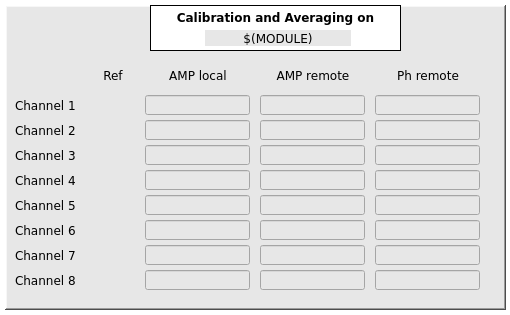
<?xml version="1.0" encoding="UTF-8"?>
<ui version="4.0">
 <class>MainWindow</class>
 <widget class="QMainWindow" name="MainWindow">
  <property name="geometry">
   <rect>
    <x>0</x>
    <y>0</y>
    <width>510</width>
    <height>315</height>
   </rect>
  </property>
  <property name="font">
   <font>
    <family>DejaVu Sans</family>
   </font>
  </property>
  <property name="windowTitle">
   <string>$(MODULE)</string>
  </property>
  <property name="styleSheet">
   <string notr="true">background-color: rgb(255, 255, 255);</string>
  </property>
  <property name="Title" stdset="0">
   <string>$(MODULE) Calibration and Averaging</string>
  </property>
  <widget class="QWidget" name="centralwidget">
   <widget class="caFrame" name="caframe_6">
    <property name="geometry">
     <rect>
      <x>5</x>
      <y>5</y>
      <width>501</width>
      <height>305</height>
     </rect>
    </property>
    <property name="font">
     <font>
      <family>DejaVu Sans</family>
     </font>
    </property>
    <property name="styleSheet">
     <string notr="true">background-color: rgb(231, 231, 231);</string>
    </property>
    <property name="frameShape">
     <enum>QFrame::WinPanel</enum>
    </property>
    <property name="frameShadow">
     <enum>QFrame::Raised</enum>
    </property>
    <property name="lineWidth">
     <number>1</number>
    </property>
    <property name="midLineWidth">
     <number>1</number>
    </property>
    <property name="background">
     <color>
      <red>0</red>
      <green>0</green>
      <blue>0</blue>
     </color>
    </property>
    <property name="backgroundMode">
     <enum>caFrame::Filled</enum>
    </property>
    <widget class="QLabel" name="label_31">
     <property name="geometry">
      <rect>
       <x>145</x>
       <y>0</y>
       <width>251</width>
       <height>46</height>
      </rect>
     </property>
     <property name="font">
      <font>
       <family>DejaVu Sans</family>
       <weight>75</weight>
       <bold>true</bold>
      </font>
     </property>
     <property name="styleSheet">
      <string notr="true">background-color: rgb(255, 255, 255);</string>
     </property>
     <property name="frameShape">
      <enum>QFrame::Box</enum>
     </property>
     <property name="text">
      <string>Calibration and Averaging on</string>
     </property>
     <property name="alignment">
      <set>Qt::AlignHCenter|Qt::AlignTop</set>
     </property>
    </widget>
    <widget class="caLabel" name="calabel_2">
     <property name="geometry">
      <rect>
       <x>200</x>
       <y>25</y>
       <width>146</width>
       <height>16</height>
      </rect>
     </property>
     <property name="font">
      <font>
       <family>DejaVu Sans</family>
       <pointsize>9</pointsize>
      </font>
     </property>
     <property name="text">
      <string>$(MODULE)</string>
     </property>
     <property name="alignment">
      <set>Qt::AlignCenter</set>
     </property>
     <property name="background">
      <color>
       <red>255</red>
       <green>255</green>
       <blue>255</blue>
      </color>
     </property>
    </widget>
    <widget class="caLed" name="caled_8">
     <property name="geometry">
      <rect>
       <x>100</x>
       <y>240</y>
       <width>16</width>
       <height>16</height>
      </rect>
     </property>
     <property name="linearGradient">
      <bool>true</bool>
     </property>
     <property name="scaleContents">
      <bool>true</bool>
     </property>
     <property name="channel" stdset="0">
      <string notr="true">$(MODULE):calibration:ch7:reference</string>
     </property>
     <property name="falseColor">
      <color>
       <red>225</red>
       <green>120</green>
       <blue>0</blue>
      </color>
     </property>
     <property name="trueColor">
      <color>
       <red>0</red>
       <green>255</green>
       <blue>0</blue>
      </color>
     </property>
     <property name="trueValue">
      <string>true</string>
     </property>
     <property name="falseValue">
      <string>false</string>
     </property>
    </widget>
    <widget class="caTextEntry" name="catextentry_15">
     <property name="geometry">
      <rect>
       <x>140</x>
       <y>140</y>
       <width>105</width>
       <height>20</height>
      </rect>
     </property>
     <property name="sizePolicy">
      <sizepolicy hsizetype="Expanding" vsizetype="Expanding">
       <horstretch>0</horstretch>
       <verstretch>0</verstretch>
      </sizepolicy>
     </property>
     <property name="alignment">
      <set>Qt::AlignRight|Qt::AlignTrailing|Qt::AlignVCenter</set>
     </property>
     <property name="channel" stdset="0">
      <string notr="true">$(MODULE):calibration:ch3:amp_local</string>
     </property>
     <property name="foreground">
      <color>
       <red>170</red>
       <green>0</green>
       <blue>0</blue>
      </color>
     </property>
     <property name="background">
      <color>
       <red>255</red>
       <green>255</green>
       <blue>127</blue>
      </color>
     </property>
     <property name="colorMode">
      <enum>caLineEdit::Static</enum>
     </property>
     <property name="precision">
      <number>8</number>
     </property>
     <property name="precisionMode">
      <enum>caLineEdit::User</enum>
     </property>
    </widget>
    <widget class="caLed" name="caled_3">
     <property name="geometry">
      <rect>
       <x>100</x>
       <y>140</y>
       <width>16</width>
       <height>16</height>
      </rect>
     </property>
     <property name="linearGradient">
      <bool>true</bool>
     </property>
     <property name="scaleContents">
      <bool>true</bool>
     </property>
     <property name="channel" stdset="0">
      <string notr="true">$(MODULE):calibration:ch3:reference</string>
     </property>
     <property name="falseColor">
      <color>
       <red>225</red>
       <green>120</green>
       <blue>0</blue>
      </color>
     </property>
     <property name="trueColor">
      <color>
       <red>0</red>
       <green>255</green>
       <blue>0</blue>
      </color>
     </property>
     <property name="trueValue">
      <string>true</string>
     </property>
     <property name="falseValue">
      <string>false</string>
     </property>
    </widget>
    <widget class="caTextEntry" name="catextentry_31">
     <property name="geometry">
      <rect>
       <x>370</x>
       <y>165</y>
       <width>105</width>
       <height>20</height>
      </rect>
     </property>
     <property name="sizePolicy">
      <sizepolicy hsizetype="Expanding" vsizetype="Expanding">
       <horstretch>0</horstretch>
       <verstretch>0</verstretch>
      </sizepolicy>
     </property>
     <property name="alignment">
      <set>Qt::AlignRight|Qt::AlignTrailing|Qt::AlignVCenter</set>
     </property>
     <property name="channel" stdset="0">
      <string notr="true">$(MODULE):calibration:ch4:ph_remote</string>
     </property>
     <property name="foreground">
      <color>
       <red>170</red>
       <green>0</green>
       <blue>0</blue>
      </color>
     </property>
     <property name="background">
      <color>
       <red>255</red>
       <green>255</green>
       <blue>127</blue>
      </color>
     </property>
     <property name="colorMode">
      <enum>caLineEdit::Static</enum>
     </property>
     <property name="precision">
      <number>8</number>
     </property>
     <property name="precisionMode">
      <enum>caLineEdit::User</enum>
     </property>
    </widget>
    <widget class="QLabel" name="label_60">
     <property name="geometry">
      <rect>
       <x>10</x>
       <y>90</y>
       <width>80</width>
       <height>20</height>
      </rect>
     </property>
     <property name="font">
      <font>
       <family>DejaVu Sans</family>
       <pointsize>9</pointsize>
      </font>
     </property>
     <property name="text">
      <string>Channel 1</string>
     </property>
     <property name="alignment">
      <set>Qt::AlignLeading|Qt::AlignLeft|Qt::AlignVCenter</set>
     </property>
    </widget>
    <widget class="QLabel" name="label_63">
     <property name="geometry">
      <rect>
       <x>90</x>
       <y>60</y>
       <width>36</width>
       <height>20</height>
      </rect>
     </property>
     <property name="font">
      <font>
       <family>DejaVu Sans</family>
       <pointsize>9</pointsize>
      </font>
     </property>
     <property name="text">
      <string>Ref</string>
     </property>
     <property name="alignment">
      <set>Qt::AlignCenter</set>
     </property>
    </widget>
    <widget class="QLabel" name="label_66">
     <property name="geometry">
      <rect>
       <x>255</x>
       <y>60</y>
       <width>106</width>
       <height>20</height>
      </rect>
     </property>
     <property name="font">
      <font>
       <family>DejaVu Sans</family>
       <pointsize>9</pointsize>
      </font>
     </property>
     <property name="text">
      <string>AMP remote</string>
     </property>
     <property name="alignment">
      <set>Qt::AlignCenter</set>
     </property>
    </widget>
    <widget class="caTextEntry" name="catextentry_17">
     <property name="geometry">
      <rect>
       <x>140</x>
       <y>190</y>
       <width>105</width>
       <height>20</height>
      </rect>
     </property>
     <property name="sizePolicy">
      <sizepolicy hsizetype="Expanding" vsizetype="Expanding">
       <horstretch>0</horstretch>
       <verstretch>0</verstretch>
      </sizepolicy>
     </property>
     <property name="alignment">
      <set>Qt::AlignRight|Qt::AlignTrailing|Qt::AlignVCenter</set>
     </property>
     <property name="channel" stdset="0">
      <string notr="true">$(MODULE):calibration:ch5:amp_local</string>
     </property>
     <property name="foreground">
      <color>
       <red>170</red>
       <green>0</green>
       <blue>0</blue>
      </color>
     </property>
     <property name="background">
      <color>
       <red>255</red>
       <green>255</green>
       <blue>127</blue>
      </color>
     </property>
     <property name="colorMode">
      <enum>caLineEdit::Static</enum>
     </property>
     <property name="precision">
      <number>8</number>
     </property>
     <property name="precisionMode">
      <enum>caLineEdit::User</enum>
     </property>
    </widget>
    <widget class="caTextEntry" name="catextentry_19">
     <property name="geometry">
      <rect>
       <x>255</x>
       <y>115</y>
       <width>105</width>
       <height>20</height>
      </rect>
     </property>
     <property name="sizePolicy">
      <sizepolicy hsizetype="Expanding" vsizetype="Expanding">
       <horstretch>0</horstretch>
       <verstretch>0</verstretch>
      </sizepolicy>
     </property>
     <property name="alignment">
      <set>Qt::AlignRight|Qt::AlignTrailing|Qt::AlignVCenter</set>
     </property>
     <property name="channel" stdset="0">
      <string notr="true">$(MODULE):calibration:ch2:amp_remote</string>
     </property>
     <property name="foreground">
      <color>
       <red>170</red>
       <green>0</green>
       <blue>0</blue>
      </color>
     </property>
     <property name="background">
      <color>
       <red>255</red>
       <green>255</green>
       <blue>127</blue>
      </color>
     </property>
     <property name="colorMode">
      <enum>caLineEdit::Static</enum>
     </property>
     <property name="precision">
      <number>8</number>
     </property>
     <property name="precisionMode">
      <enum>caLineEdit::User</enum>
     </property>
    </widget>
    <widget class="caTextEntry" name="catextentry_34">
     <property name="geometry">
      <rect>
       <x>370</x>
       <y>140</y>
       <width>105</width>
       <height>20</height>
      </rect>
     </property>
     <property name="sizePolicy">
      <sizepolicy hsizetype="Expanding" vsizetype="Expanding">
       <horstretch>0</horstretch>
       <verstretch>0</verstretch>
      </sizepolicy>
     </property>
     <property name="alignment">
      <set>Qt::AlignRight|Qt::AlignTrailing|Qt::AlignVCenter</set>
     </property>
     <property name="channel" stdset="0">
      <string notr="true">$(MODULE):calibration:ch3:ph_remote</string>
     </property>
     <property name="foreground">
      <color>
       <red>170</red>
       <green>0</green>
       <blue>0</blue>
      </color>
     </property>
     <property name="background">
      <color>
       <red>255</red>
       <green>255</green>
       <blue>127</blue>
      </color>
     </property>
     <property name="colorMode">
      <enum>caLineEdit::Static</enum>
     </property>
     <property name="precision">
      <number>8</number>
     </property>
     <property name="precisionMode">
      <enum>caLineEdit::User</enum>
     </property>
    </widget>
    <widget class="caTextEntry" name="catextentry_13">
     <property name="geometry">
      <rect>
       <x>140</x>
       <y>90</y>
       <width>105</width>
       <height>20</height>
      </rect>
     </property>
     <property name="sizePolicy">
      <sizepolicy hsizetype="Expanding" vsizetype="Expanding">
       <horstretch>0</horstretch>
       <verstretch>0</verstretch>
      </sizepolicy>
     </property>
     <property name="alignment">
      <set>Qt::AlignRight|Qt::AlignTrailing|Qt::AlignVCenter</set>
     </property>
     <property name="channel" stdset="0">
      <string notr="true">$(MODULE):calibration:ch1:amp_local</string>
     </property>
     <property name="foreground">
      <color>
       <red>170</red>
       <green>0</green>
       <blue>0</blue>
      </color>
     </property>
     <property name="background">
      <color>
       <red>255</red>
       <green>255</green>
       <blue>127</blue>
      </color>
     </property>
     <property name="colorMode">
      <enum>caLineEdit::Static</enum>
     </property>
     <property name="precision">
      <number>8</number>
     </property>
     <property name="precisionMode">
      <enum>caLineEdit::User</enum>
     </property>
    </widget>
    <widget class="caTextEntry" name="catextentry_22">
     <property name="geometry">
      <rect>
       <x>255</x>
       <y>190</y>
       <width>105</width>
       <height>20</height>
      </rect>
     </property>
     <property name="sizePolicy">
      <sizepolicy hsizetype="Expanding" vsizetype="Expanding">
       <horstretch>0</horstretch>
       <verstretch>0</verstretch>
      </sizepolicy>
     </property>
     <property name="alignment">
      <set>Qt::AlignRight|Qt::AlignTrailing|Qt::AlignVCenter</set>
     </property>
     <property name="channel" stdset="0">
      <string notr="true">$(MODULE):calibration:ch5:amp_remote</string>
     </property>
     <property name="foreground">
      <color>
       <red>170</red>
       <green>0</green>
       <blue>0</blue>
      </color>
     </property>
     <property name="background">
      <color>
       <red>255</red>
       <green>255</green>
       <blue>127</blue>
      </color>
     </property>
     <property name="colorMode">
      <enum>caLineEdit::Static</enum>
     </property>
     <property name="precision">
      <number>8</number>
     </property>
     <property name="precisionMode">
      <enum>caLineEdit::User</enum>
     </property>
    </widget>
    <widget class="caTextEntry" name="catextentry_24">
     <property name="geometry">
      <rect>
       <x>255</x>
       <y>215</y>
       <width>105</width>
       <height>20</height>
      </rect>
     </property>
     <property name="sizePolicy">
      <sizepolicy hsizetype="Expanding" vsizetype="Expanding">
       <horstretch>0</horstretch>
       <verstretch>0</verstretch>
      </sizepolicy>
     </property>
     <property name="alignment">
      <set>Qt::AlignRight|Qt::AlignTrailing|Qt::AlignVCenter</set>
     </property>
     <property name="channel" stdset="0">
      <string notr="true">$(MODULE):calibration:ch6:amp_remote</string>
     </property>
     <property name="foreground">
      <color>
       <red>170</red>
       <green>0</green>
       <blue>0</blue>
      </color>
     </property>
     <property name="background">
      <color>
       <red>255</red>
       <green>255</green>
       <blue>127</blue>
      </color>
     </property>
     <property name="colorMode">
      <enum>caLineEdit::Static</enum>
     </property>
     <property name="precision">
      <number>8</number>
     </property>
     <property name="precisionMode">
      <enum>caLineEdit::User</enum>
     </property>
    </widget>
    <widget class="caLed" name="caled_5">
     <property name="geometry">
      <rect>
       <x>100</x>
       <y>265</y>
       <width>16</width>
       <height>16</height>
      </rect>
     </property>
     <property name="linearGradient">
      <bool>true</bool>
     </property>
     <property name="scaleContents">
      <bool>true</bool>
     </property>
     <property name="channel" stdset="0">
      <string notr="true">$(MODULE):calibration:ch8:reference</string>
     </property>
     <property name="falseColor">
      <color>
       <red>225</red>
       <green>120</green>
       <blue>0</blue>
      </color>
     </property>
     <property name="trueColor">
      <color>
       <red>0</red>
       <green>255</green>
       <blue>0</blue>
      </color>
     </property>
     <property name="trueValue">
      <string>true</string>
     </property>
     <property name="falseValue">
      <string>false</string>
     </property>
    </widget>
    <widget class="caLed" name="caled_2">
     <property name="geometry">
      <rect>
       <x>100</x>
       <y>115</y>
       <width>16</width>
       <height>16</height>
      </rect>
     </property>
     <property name="linearGradient">
      <bool>true</bool>
     </property>
     <property name="scaleContents">
      <bool>true</bool>
     </property>
     <property name="channel" stdset="0">
      <string notr="true">$(MODULE):calibration:ch2:reference</string>
     </property>
     <property name="falseColor">
      <color>
       <red>225</red>
       <green>120</green>
       <blue>0</blue>
      </color>
     </property>
     <property name="trueColor">
      <color>
       <red>0</red>
       <green>255</green>
       <blue>0</blue>
      </color>
     </property>
     <property name="trueValue">
      <string>true</string>
     </property>
     <property name="falseValue">
      <string>false</string>
     </property>
    </widget>
    <widget class="QLabel" name="label_67">
     <property name="geometry">
      <rect>
       <x>370</x>
       <y>60</y>
       <width>106</width>
       <height>20</height>
      </rect>
     </property>
     <property name="font">
      <font>
       <family>DejaVu Sans</family>
       <pointsize>9</pointsize>
      </font>
     </property>
     <property name="text">
      <string>Ph remote</string>
     </property>
     <property name="alignment">
      <set>Qt::AlignCenter</set>
     </property>
    </widget>
    <widget class="caTextEntry" name="catextentry_23">
     <property name="geometry">
      <rect>
       <x>140</x>
       <y>215</y>
       <width>105</width>
       <height>20</height>
      </rect>
     </property>
     <property name="sizePolicy">
      <sizepolicy hsizetype="Expanding" vsizetype="Expanding">
       <horstretch>0</horstretch>
       <verstretch>0</verstretch>
      </sizepolicy>
     </property>
     <property name="alignment">
      <set>Qt::AlignRight|Qt::AlignTrailing|Qt::AlignVCenter</set>
     </property>
     <property name="channel" stdset="0">
      <string notr="true">$(MODULE):calibration:ch6:amp_local</string>
     </property>
     <property name="foreground">
      <color>
       <red>170</red>
       <green>0</green>
       <blue>0</blue>
      </color>
     </property>
     <property name="background">
      <color>
       <red>255</red>
       <green>255</green>
       <blue>127</blue>
      </color>
     </property>
     <property name="colorMode">
      <enum>caLineEdit::Static</enum>
     </property>
     <property name="precision">
      <number>8</number>
     </property>
     <property name="precisionMode">
      <enum>caLineEdit::User</enum>
     </property>
    </widget>
    <widget class="caTextEntry" name="catextentry_21">
     <property name="geometry">
      <rect>
       <x>255</x>
       <y>165</y>
       <width>105</width>
       <height>20</height>
      </rect>
     </property>
     <property name="sizePolicy">
      <sizepolicy hsizetype="Expanding" vsizetype="Expanding">
       <horstretch>0</horstretch>
       <verstretch>0</verstretch>
      </sizepolicy>
     </property>
     <property name="alignment">
      <set>Qt::AlignRight|Qt::AlignTrailing|Qt::AlignVCenter</set>
     </property>
     <property name="channel" stdset="0">
      <string notr="true">$(MODULE):calibration:ch4:amp_remote</string>
     </property>
     <property name="foreground">
      <color>
       <red>170</red>
       <green>0</green>
       <blue>0</blue>
      </color>
     </property>
     <property name="background">
      <color>
       <red>255</red>
       <green>255</green>
       <blue>127</blue>
      </color>
     </property>
     <property name="colorMode">
      <enum>caLineEdit::Static</enum>
     </property>
     <property name="precision">
      <number>8</number>
     </property>
     <property name="precisionMode">
      <enum>caLineEdit::User</enum>
     </property>
    </widget>
    <widget class="caTextEntry" name="catextentry_28">
     <property name="geometry">
      <rect>
       <x>255</x>
       <y>265</y>
       <width>105</width>
       <height>20</height>
      </rect>
     </property>
     <property name="sizePolicy">
      <sizepolicy hsizetype="Expanding" vsizetype="Expanding">
       <horstretch>0</horstretch>
       <verstretch>0</verstretch>
      </sizepolicy>
     </property>
     <property name="alignment">
      <set>Qt::AlignRight|Qt::AlignTrailing|Qt::AlignVCenter</set>
     </property>
     <property name="channel" stdset="0">
      <string notr="true">$(MODULE):calibration:ch8:amp_remote</string>
     </property>
     <property name="foreground">
      <color>
       <red>170</red>
       <green>0</green>
       <blue>0</blue>
      </color>
     </property>
     <property name="background">
      <color>
       <red>255</red>
       <green>255</green>
       <blue>127</blue>
      </color>
     </property>
     <property name="colorMode">
      <enum>caLineEdit::Static</enum>
     </property>
     <property name="precision">
      <number>8</number>
     </property>
     <property name="precisionMode">
      <enum>caLineEdit::User</enum>
     </property>
    </widget>
    <widget class="caTextEntry" name="catextentry_29">
     <property name="geometry">
      <rect>
       <x>370</x>
       <y>90</y>
       <width>105</width>
       <height>20</height>
      </rect>
     </property>
     <property name="sizePolicy">
      <sizepolicy hsizetype="Expanding" vsizetype="Expanding">
       <horstretch>0</horstretch>
       <verstretch>0</verstretch>
      </sizepolicy>
     </property>
     <property name="alignment">
      <set>Qt::AlignRight|Qt::AlignTrailing|Qt::AlignVCenter</set>
     </property>
     <property name="channel" stdset="0">
      <string notr="true">$(MODULE):calibration:ch1:ph_remote</string>
     </property>
     <property name="foreground">
      <color>
       <red>170</red>
       <green>0</green>
       <blue>0</blue>
      </color>
     </property>
     <property name="background">
      <color>
       <red>255</red>
       <green>255</green>
       <blue>127</blue>
      </color>
     </property>
     <property name="colorMode">
      <enum>caLineEdit::Static</enum>
     </property>
     <property name="precision">
      <number>8</number>
     </property>
     <property name="precisionMode">
      <enum>caLineEdit::User</enum>
     </property>
    </widget>
    <widget class="caTextEntry" name="catextentry_33">
     <property name="geometry">
      <rect>
       <x>370</x>
       <y>215</y>
       <width>105</width>
       <height>20</height>
      </rect>
     </property>
     <property name="sizePolicy">
      <sizepolicy hsizetype="Expanding" vsizetype="Expanding">
       <horstretch>0</horstretch>
       <verstretch>0</verstretch>
      </sizepolicy>
     </property>
     <property name="alignment">
      <set>Qt::AlignRight|Qt::AlignTrailing|Qt::AlignVCenter</set>
     </property>
     <property name="channel" stdset="0">
      <string notr="true">$(MODULE):calibration:ch6:ph_remote</string>
     </property>
     <property name="foreground">
      <color>
       <red>170</red>
       <green>0</green>
       <blue>0</blue>
      </color>
     </property>
     <property name="background">
      <color>
       <red>255</red>
       <green>255</green>
       <blue>127</blue>
      </color>
     </property>
     <property name="colorMode">
      <enum>caLineEdit::Static</enum>
     </property>
     <property name="precision">
      <number>8</number>
     </property>
     <property name="precisionMode">
      <enum>caLineEdit::User</enum>
     </property>
    </widget>
    <widget class="QLabel" name="label_64">
     <property name="geometry">
      <rect>
       <x>10</x>
       <y>215</y>
       <width>80</width>
       <height>20</height>
      </rect>
     </property>
     <property name="font">
      <font>
       <family>DejaVu Sans</family>
       <pointsize>9</pointsize>
      </font>
     </property>
     <property name="text">
      <string>Channel 6</string>
     </property>
     <property name="alignment">
      <set>Qt::AlignLeading|Qt::AlignLeft|Qt::AlignVCenter</set>
     </property>
    </widget>
    <widget class="QLabel" name="label_58">
     <property name="geometry">
      <rect>
       <x>10</x>
       <y>165</y>
       <width>80</width>
       <height>20</height>
      </rect>
     </property>
     <property name="font">
      <font>
       <family>DejaVu Sans</family>
       <pointsize>9</pointsize>
      </font>
     </property>
     <property name="text">
      <string>Channel 4</string>
     </property>
     <property name="alignment">
      <set>Qt::AlignLeading|Qt::AlignLeft|Qt::AlignVCenter</set>
     </property>
    </widget>
    <widget class="caTextEntry" name="catextentry_16">
     <property name="geometry">
      <rect>
       <x>140</x>
       <y>165</y>
       <width>105</width>
       <height>20</height>
      </rect>
     </property>
     <property name="sizePolicy">
      <sizepolicy hsizetype="Expanding" vsizetype="Expanding">
       <horstretch>0</horstretch>
       <verstretch>0</verstretch>
      </sizepolicy>
     </property>
     <property name="alignment">
      <set>Qt::AlignRight|Qt::AlignTrailing|Qt::AlignVCenter</set>
     </property>
     <property name="channel" stdset="0">
      <string notr="true">$(MODULE):calibration:ch4:amp_local</string>
     </property>
     <property name="foreground">
      <color>
       <red>170</red>
       <green>0</green>
       <blue>0</blue>
      </color>
     </property>
     <property name="background">
      <color>
       <red>255</red>
       <green>255</green>
       <blue>127</blue>
      </color>
     </property>
     <property name="colorMode">
      <enum>caLineEdit::Static</enum>
     </property>
     <property name="precision">
      <number>8</number>
     </property>
     <property name="precisionMode">
      <enum>caLineEdit::User</enum>
     </property>
    </widget>
    <widget class="caTextEntry" name="catextentry_32">
     <property name="geometry">
      <rect>
       <x>370</x>
       <y>240</y>
       <width>105</width>
       <height>20</height>
      </rect>
     </property>
     <property name="sizePolicy">
      <sizepolicy hsizetype="Expanding" vsizetype="Expanding">
       <horstretch>0</horstretch>
       <verstretch>0</verstretch>
      </sizepolicy>
     </property>
     <property name="alignment">
      <set>Qt::AlignRight|Qt::AlignTrailing|Qt::AlignVCenter</set>
     </property>
     <property name="channel" stdset="0">
      <string notr="true">$(MODULE):calibration:ch7:ph_remote</string>
     </property>
     <property name="foreground">
      <color>
       <red>170</red>
       <green>0</green>
       <blue>0</blue>
      </color>
     </property>
     <property name="background">
      <color>
       <red>255</red>
       <green>255</green>
       <blue>127</blue>
      </color>
     </property>
     <property name="colorMode">
      <enum>caLineEdit::Static</enum>
     </property>
     <property name="precision">
      <number>8</number>
     </property>
     <property name="precisionMode">
      <enum>caLineEdit::User</enum>
     </property>
    </widget>
    <widget class="caTextEntry" name="catextentry_18">
     <property name="geometry">
      <rect>
       <x>255</x>
       <y>90</y>
       <width>105</width>
       <height>20</height>
      </rect>
     </property>
     <property name="sizePolicy">
      <sizepolicy hsizetype="Expanding" vsizetype="Expanding">
       <horstretch>0</horstretch>
       <verstretch>0</verstretch>
      </sizepolicy>
     </property>
     <property name="alignment">
      <set>Qt::AlignRight|Qt::AlignTrailing|Qt::AlignVCenter</set>
     </property>
     <property name="channel" stdset="0">
      <string notr="true">$(MODULE):calibration:ch1:amp_remote</string>
     </property>
     <property name="foreground">
      <color>
       <red>170</red>
       <green>0</green>
       <blue>0</blue>
      </color>
     </property>
     <property name="background">
      <color>
       <red>255</red>
       <green>255</green>
       <blue>127</blue>
      </color>
     </property>
     <property name="colorMode">
      <enum>caLineEdit::Static</enum>
     </property>
     <property name="precision">
      <number>8</number>
     </property>
     <property name="precisionMode">
      <enum>caLineEdit::User</enum>
     </property>
    </widget>
    <widget class="caLed" name="caled_6">
     <property name="geometry">
      <rect>
       <x>100</x>
       <y>190</y>
       <width>16</width>
       <height>16</height>
      </rect>
     </property>
     <property name="linearGradient">
      <bool>true</bool>
     </property>
     <property name="scaleContents">
      <bool>true</bool>
     </property>
     <property name="channel" stdset="0">
      <string notr="true">$(MODULE):calibration:ch5:reference</string>
     </property>
     <property name="falseColor">
      <color>
       <red>225</red>
       <green>120</green>
       <blue>0</blue>
      </color>
     </property>
     <property name="trueColor">
      <color>
       <red>0</red>
       <green>255</green>
       <blue>0</blue>
      </color>
     </property>
     <property name="trueValue">
      <string>true</string>
     </property>
     <property name="falseValue">
      <string>false</string>
     </property>
    </widget>
    <widget class="QLabel" name="label_57">
     <property name="geometry">
      <rect>
       <x>10</x>
       <y>140</y>
       <width>80</width>
       <height>20</height>
      </rect>
     </property>
     <property name="font">
      <font>
       <family>DejaVu Sans</family>
       <pointsize>9</pointsize>
      </font>
     </property>
     <property name="text">
      <string>Channel 3</string>
     </property>
     <property name="alignment">
      <set>Qt::AlignLeading|Qt::AlignLeft|Qt::AlignVCenter</set>
     </property>
    </widget>
    <widget class="QLabel" name="label_56">
     <property name="geometry">
      <rect>
       <x>10</x>
       <y>240</y>
       <width>80</width>
       <height>20</height>
      </rect>
     </property>
     <property name="font">
      <font>
       <family>DejaVu Sans</family>
       <pointsize>9</pointsize>
      </font>
     </property>
     <property name="text">
      <string>Channel 7</string>
     </property>
     <property name="alignment">
      <set>Qt::AlignLeading|Qt::AlignLeft|Qt::AlignVCenter</set>
     </property>
    </widget>
    <widget class="caTextEntry" name="catextentry_20">
     <property name="geometry">
      <rect>
       <x>255</x>
       <y>140</y>
       <width>105</width>
       <height>20</height>
      </rect>
     </property>
     <property name="sizePolicy">
      <sizepolicy hsizetype="Expanding" vsizetype="Expanding">
       <horstretch>0</horstretch>
       <verstretch>0</verstretch>
      </sizepolicy>
     </property>
     <property name="alignment">
      <set>Qt::AlignRight|Qt::AlignTrailing|Qt::AlignVCenter</set>
     </property>
     <property name="channel" stdset="0">
      <string notr="true">$(MODULE):calibration:ch3:amp_remote</string>
     </property>
     <property name="foreground">
      <color>
       <red>170</red>
       <green>0</green>
       <blue>0</blue>
      </color>
     </property>
     <property name="background">
      <color>
       <red>255</red>
       <green>255</green>
       <blue>127</blue>
      </color>
     </property>
     <property name="colorMode">
      <enum>caLineEdit::Static</enum>
     </property>
     <property name="precision">
      <number>8</number>
     </property>
     <property name="precisionMode">
      <enum>caLineEdit::User</enum>
     </property>
    </widget>
    <widget class="caTextEntry" name="catextentry_14">
     <property name="geometry">
      <rect>
       <x>140</x>
       <y>115</y>
       <width>105</width>
       <height>20</height>
      </rect>
     </property>
     <property name="sizePolicy">
      <sizepolicy hsizetype="Expanding" vsizetype="Expanding">
       <horstretch>0</horstretch>
       <verstretch>0</verstretch>
      </sizepolicy>
     </property>
     <property name="alignment">
      <set>Qt::AlignRight|Qt::AlignTrailing|Qt::AlignVCenter</set>
     </property>
     <property name="channel" stdset="0">
      <string notr="true">$(MODULE):calibration:ch2:amp_local</string>
     </property>
     <property name="foreground">
      <color>
       <red>170</red>
       <green>0</green>
       <blue>0</blue>
      </color>
     </property>
     <property name="background">
      <color>
       <red>255</red>
       <green>255</green>
       <blue>127</blue>
      </color>
     </property>
     <property name="colorMode">
      <enum>caLineEdit::Static</enum>
     </property>
     <property name="precision">
      <number>8</number>
     </property>
     <property name="precisionMode">
      <enum>caLineEdit::User</enum>
     </property>
    </widget>
    <widget class="caTextEntry" name="catextentry_30">
     <property name="geometry">
      <rect>
       <x>370</x>
       <y>115</y>
       <width>105</width>
       <height>20</height>
      </rect>
     </property>
     <property name="sizePolicy">
      <sizepolicy hsizetype="Expanding" vsizetype="Expanding">
       <horstretch>0</horstretch>
       <verstretch>0</verstretch>
      </sizepolicy>
     </property>
     <property name="alignment">
      <set>Qt::AlignRight|Qt::AlignTrailing|Qt::AlignVCenter</set>
     </property>
     <property name="channel" stdset="0">
      <string notr="true">$(MODULE):calibration:ch2:ph_remote</string>
     </property>
     <property name="foreground">
      <color>
       <red>170</red>
       <green>0</green>
       <blue>0</blue>
      </color>
     </property>
     <property name="background">
      <color>
       <red>255</red>
       <green>255</green>
       <blue>127</blue>
      </color>
     </property>
     <property name="colorMode">
      <enum>caLineEdit::Static</enum>
     </property>
     <property name="precision">
      <number>8</number>
     </property>
     <property name="precisionMode">
      <enum>caLineEdit::User</enum>
     </property>
    </widget>
    <widget class="QLabel" name="label_61">
     <property name="geometry">
      <rect>
       <x>10</x>
       <y>190</y>
       <width>80</width>
       <height>20</height>
      </rect>
     </property>
     <property name="font">
      <font>
       <family>DejaVu Sans</family>
       <pointsize>9</pointsize>
      </font>
     </property>
     <property name="text">
      <string>Channel 5</string>
     </property>
     <property name="alignment">
      <set>Qt::AlignLeading|Qt::AlignLeft|Qt::AlignVCenter</set>
     </property>
    </widget>
    <widget class="caTextEntry" name="catextentry_27">
     <property name="geometry">
      <rect>
       <x>140</x>
       <y>265</y>
       <width>105</width>
       <height>20</height>
      </rect>
     </property>
     <property name="sizePolicy">
      <sizepolicy hsizetype="Expanding" vsizetype="Expanding">
       <horstretch>0</horstretch>
       <verstretch>0</verstretch>
      </sizepolicy>
     </property>
     <property name="alignment">
      <set>Qt::AlignRight|Qt::AlignTrailing|Qt::AlignVCenter</set>
     </property>
     <property name="channel" stdset="0">
      <string notr="true">$(MODULE):calibration:ch8:amp_local</string>
     </property>
     <property name="foreground">
      <color>
       <red>170</red>
       <green>0</green>
       <blue>0</blue>
      </color>
     </property>
     <property name="background">
      <color>
       <red>255</red>
       <green>255</green>
       <blue>127</blue>
      </color>
     </property>
     <property name="colorMode">
      <enum>caLineEdit::Static</enum>
     </property>
     <property name="precision">
      <number>8</number>
     </property>
     <property name="precisionMode">
      <enum>caLineEdit::User</enum>
     </property>
    </widget>
    <widget class="caLed" name="caled_7">
     <property name="geometry">
      <rect>
       <x>100</x>
       <y>215</y>
       <width>16</width>
       <height>16</height>
      </rect>
     </property>
     <property name="linearGradient">
      <bool>true</bool>
     </property>
     <property name="scaleContents">
      <bool>true</bool>
     </property>
     <property name="channel" stdset="0">
      <string notr="true">$(MODULE):calibration:ch6:reference</string>
     </property>
     <property name="falseColor">
      <color>
       <red>225</red>
       <green>120</green>
       <blue>0</blue>
      </color>
     </property>
     <property name="trueColor">
      <color>
       <red>0</red>
       <green>255</green>
       <blue>0</blue>
      </color>
     </property>
     <property name="trueValue">
      <string>true</string>
     </property>
     <property name="falseValue">
      <string>false</string>
     </property>
    </widget>
    <widget class="QLabel" name="label_65">
     <property name="geometry">
      <rect>
       <x>145</x>
       <y>60</y>
       <width>96</width>
       <height>20</height>
      </rect>
     </property>
     <property name="font">
      <font>
       <family>DejaVu Sans</family>
       <pointsize>9</pointsize>
      </font>
     </property>
     <property name="text">
      <string>AMP local</string>
     </property>
     <property name="alignment">
      <set>Qt::AlignCenter</set>
     </property>
    </widget>
    <widget class="QLabel" name="label_62">
     <property name="geometry">
      <rect>
       <x>10</x>
       <y>265</y>
       <width>80</width>
       <height>20</height>
      </rect>
     </property>
     <property name="font">
      <font>
       <family>DejaVu Sans</family>
       <pointsize>9</pointsize>
      </font>
     </property>
     <property name="text">
      <string>Channel 8</string>
     </property>
     <property name="alignment">
      <set>Qt::AlignLeading|Qt::AlignLeft|Qt::AlignVCenter</set>
     </property>
    </widget>
    <widget class="QLabel" name="label_54">
     <property name="geometry">
      <rect>
       <x>10</x>
       <y>115</y>
       <width>80</width>
       <height>20</height>
      </rect>
     </property>
     <property name="font">
      <font>
       <family>DejaVu Sans</family>
       <pointsize>9</pointsize>
      </font>
     </property>
     <property name="text">
      <string>Channel 2</string>
     </property>
     <property name="alignment">
      <set>Qt::AlignLeading|Qt::AlignLeft|Qt::AlignVCenter</set>
     </property>
    </widget>
    <widget class="caTextEntry" name="catextentry_25">
     <property name="geometry">
      <rect>
       <x>140</x>
       <y>240</y>
       <width>105</width>
       <height>20</height>
      </rect>
     </property>
     <property name="sizePolicy">
      <sizepolicy hsizetype="Expanding" vsizetype="Expanding">
       <horstretch>0</horstretch>
       <verstretch>0</verstretch>
      </sizepolicy>
     </property>
     <property name="alignment">
      <set>Qt::AlignRight|Qt::AlignTrailing|Qt::AlignVCenter</set>
     </property>
     <property name="channel" stdset="0">
      <string notr="true">$(MODULE):calibration:ch7:amp_local</string>
     </property>
     <property name="foreground">
      <color>
       <red>170</red>
       <green>0</green>
       <blue>0</blue>
      </color>
     </property>
     <property name="background">
      <color>
       <red>255</red>
       <green>255</green>
       <blue>127</blue>
      </color>
     </property>
     <property name="colorMode">
      <enum>caLineEdit::Static</enum>
     </property>
     <property name="precision">
      <number>8</number>
     </property>
     <property name="precisionMode">
      <enum>caLineEdit::User</enum>
     </property>
    </widget>
    <widget class="caTextEntry" name="catextentry_35">
     <property name="geometry">
      <rect>
       <x>370</x>
       <y>190</y>
       <width>105</width>
       <height>20</height>
      </rect>
     </property>
     <property name="sizePolicy">
      <sizepolicy hsizetype="Expanding" vsizetype="Expanding">
       <horstretch>0</horstretch>
       <verstretch>0</verstretch>
      </sizepolicy>
     </property>
     <property name="alignment">
      <set>Qt::AlignRight|Qt::AlignTrailing|Qt::AlignVCenter</set>
     </property>
     <property name="channel" stdset="0">
      <string notr="true">$(MODULE):calibration:ch5:ph_remote</string>
     </property>
     <property name="foreground">
      <color>
       <red>170</red>
       <green>0</green>
       <blue>0</blue>
      </color>
     </property>
     <property name="background">
      <color>
       <red>255</red>
       <green>255</green>
       <blue>127</blue>
      </color>
     </property>
     <property name="colorMode">
      <enum>caLineEdit::Static</enum>
     </property>
     <property name="precision">
      <number>8</number>
     </property>
     <property name="precisionMode">
      <enum>caLineEdit::User</enum>
     </property>
    </widget>
    <widget class="caLed" name="caled">
     <property name="geometry">
      <rect>
       <x>100</x>
       <y>90</y>
       <width>16</width>
       <height>16</height>
      </rect>
     </property>
     <property name="linearGradient">
      <bool>true</bool>
     </property>
     <property name="scaleContents">
      <bool>true</bool>
     </property>
     <property name="channel" stdset="0">
      <string notr="true">$(MODULE):calibration:ch1:reference</string>
     </property>
     <property name="falseColor">
      <color>
       <red>225</red>
       <green>120</green>
       <blue>0</blue>
      </color>
     </property>
     <property name="trueColor">
      <color>
       <red>0</red>
       <green>255</green>
       <blue>0</blue>
      </color>
     </property>
     <property name="trueValue">
      <string>true</string>
     </property>
     <property name="falseValue">
      <string>false</string>
     </property>
    </widget>
    <widget class="caLed" name="caled_4">
     <property name="geometry">
      <rect>
       <x>100</x>
       <y>165</y>
       <width>16</width>
       <height>16</height>
      </rect>
     </property>
     <property name="linearGradient">
      <bool>true</bool>
     </property>
     <property name="scaleContents">
      <bool>true</bool>
     </property>
     <property name="channel" stdset="0">
      <string notr="true">$(MODULE):calibration:ch4:reference</string>
     </property>
     <property name="falseColor">
      <color>
       <red>225</red>
       <green>120</green>
       <blue>0</blue>
      </color>
     </property>
     <property name="trueColor">
      <color>
       <red>0</red>
       <green>255</green>
       <blue>0</blue>
      </color>
     </property>
     <property name="trueValue">
      <string>true</string>
     </property>
     <property name="falseValue">
      <string>false</string>
     </property>
    </widget>
    <widget class="caTextEntry" name="catextentry_26">
     <property name="geometry">
      <rect>
       <x>255</x>
       <y>240</y>
       <width>105</width>
       <height>20</height>
      </rect>
     </property>
     <property name="sizePolicy">
      <sizepolicy hsizetype="Expanding" vsizetype="Expanding">
       <horstretch>0</horstretch>
       <verstretch>0</verstretch>
      </sizepolicy>
     </property>
     <property name="alignment">
      <set>Qt::AlignRight|Qt::AlignTrailing|Qt::AlignVCenter</set>
     </property>
     <property name="channel" stdset="0">
      <string notr="true">$(MODULE):calibration:ch7:amp_remote</string>
     </property>
     <property name="foreground">
      <color>
       <red>170</red>
       <green>0</green>
       <blue>0</blue>
      </color>
     </property>
     <property name="background">
      <color>
       <red>255</red>
       <green>255</green>
       <blue>127</blue>
      </color>
     </property>
     <property name="colorMode">
      <enum>caLineEdit::Static</enum>
     </property>
     <property name="precision">
      <number>8</number>
     </property>
     <property name="precisionMode">
      <enum>caLineEdit::User</enum>
     </property>
    </widget>
    <widget class="caTextEntry" name="catextentry_44">
     <property name="geometry">
      <rect>
       <x>370</x>
       <y>265</y>
       <width>105</width>
       <height>20</height>
      </rect>
     </property>
     <property name="sizePolicy">
      <sizepolicy hsizetype="Expanding" vsizetype="Expanding">
       <horstretch>0</horstretch>
       <verstretch>0</verstretch>
      </sizepolicy>
     </property>
     <property name="alignment">
      <set>Qt::AlignRight|Qt::AlignTrailing|Qt::AlignVCenter</set>
     </property>
     <property name="channel" stdset="0">
      <string notr="true">$(MODULE):calibration:ch8:ph_remote</string>
     </property>
     <property name="foreground">
      <color>
       <red>170</red>
       <green>0</green>
       <blue>0</blue>
      </color>
     </property>
     <property name="background">
      <color>
       <red>255</red>
       <green>255</green>
       <blue>127</blue>
      </color>
     </property>
     <property name="colorMode">
      <enum>caLineEdit::Static</enum>
     </property>
     <property name="precision">
      <number>8</number>
     </property>
     <property name="precisionMode">
      <enum>caLineEdit::User</enum>
     </property>
    </widget>
   </widget>
  </widget>
 </widget>
 <customwidgets>
  <customwidget>
   <class>caTextEntry</class>
   <extends>caLineEdit</extends>
   <header>caTextEntry</header>
  </customwidget>
  <customwidget>
   <class>caFrame</class>
   <extends>QFrame</extends>
   <header>caFrame</header>
   <container>1</container>
  </customwidget>
  <customwidget>
   <class>caLabel</class>
   <extends>QLabel</extends>
   <header>caLabel</header>
  </customwidget>
  <customwidget>
   <class>caLed</class>
   <extends>QWidget</extends>
   <header>caLed</header>
  </customwidget>
  <customwidget>
   <class>caLineEdit</class>
   <extends>QLineEdit</extends>
   <header>caLineEdit</header>
  </customwidget>
 </customwidgets>
 <resources/>
 <connections/>
 <designerdata>
  <property name="gridDeltaX">
   <number>5</number>
  </property>
  <property name="gridDeltaY">
   <number>5</number>
  </property>
  <property name="gridSnapX">
   <bool>true</bool>
  </property>
  <property name="gridSnapY">
   <bool>true</bool>
  </property>
  <property name="gridVisible">
   <bool>true</bool>
  </property>
 </designerdata>
</ui>
